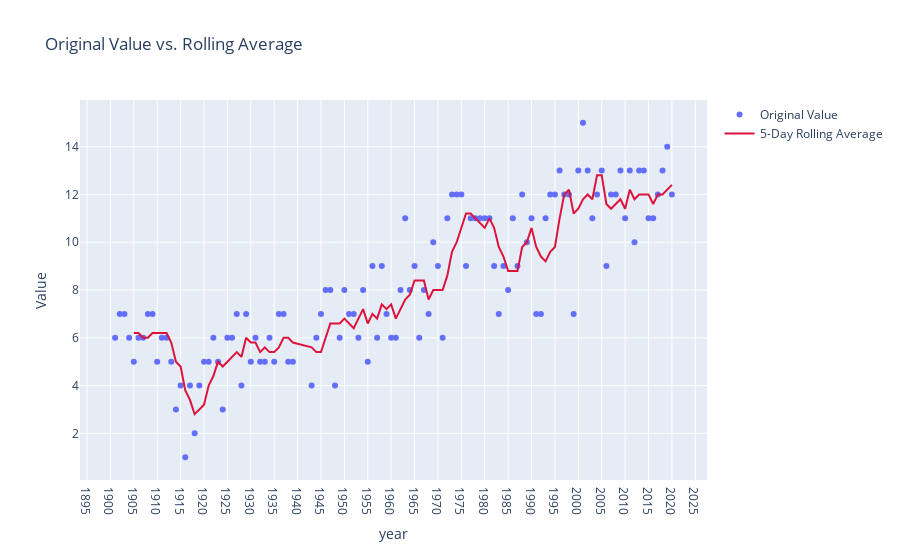

Notebook code for this chart:
### Code cell
import plotly.graph_objects as go

# Create the Plotly figure
fig = go.Figure()

# Add the original data as a scatter plot
fig.add_trace(go.Scatter(x=temp_rolling_df['year'], y=temp_rolling_df['value'], mode='markers', name='Original Value'))

# Add the rolling average as a line plot
fig.add_trace(go.Scatter(x=temp_rolling_df['year'], y=temp_rolling_df['Rolling_Average'], mode='lines', name=f'{window_size}-Day Rolling Average', line=dict(color='crimson', width=2)))

# Update layout for better readability
fig.update_layout(
    title='Original Value vs. Rolling Average',
    xaxis_title='year',
    yaxis_title='Value',
    hovermode='x unified',
)

fig.update_xaxes(
    tickmode='linear',
    dtick=5,  # tick every 1 year
    tickformat='d'  # show as integer (not scientific notation)
)

# Show the plot
fig.show()

### Figure 1 — Plotly figure (JSON) as saved in the notebook; plotly's stock layout.template omitted (floating-point values rounded to 4 significant figures)
{"data": [{"mode": "markers", "name": "Original Value", "type": "scatter", "x": [1901, 1902, 1903, 1904, 1905, 1906, 1907, 1908, 1909, 1910, 1911, 1912, 1913, 1914, 1915, 1916, 1917, 1918, 1919, 1920, 1921, 1922, 1923, 1924, 1925, 1926, 1927, 1928, 1929, 1930, 1931, 1932, 1933, 1934, 1935, 1936, 1937, 1938, 1939, 1943, 1944, 1945, 1946, 1947, 1948, 1949, 1950, 1951, 1952, 1953, 1954, 1955, 1956, 1957, 1958, 1959, 1960, 1961, 1962, 1963, 1964, 1965, 1966, 1967, 1968, 1969, 1970, 1971, 1972, 1973, 1974, 1975, 1976, 1977, 1978, 1979, 1980, 1981, 1982, 1983, 1984, 1985, 1986, 1987, 1988, 1989, 1990, 1991, 1992, 1993, 1994, 1995, 1996, 1997, 1998, 1999, 2000, 2001, 2002, 2003, 2004, 2005, 2006, 2007, 2008, 2009, 2010, 2011, 2012, 2013, 2014, 2015, 2016, 2017, 2018, 2019, 2020], "y": [6, 7, 7, 6, 5, 6, 6, 7, 7, 5, 6, 6, 5, 3, 4, 1, 4, 2, 4, 5, 5, 6, 5, 3, 6, 6, 7, 4, 7, 5, 6, 5, 5, 6, 5, 7, 7, 5, 5, 4, 6, 7, 8, 8, 4, 6, 8, 7, 7, 6, 8, 5, 9, 6, 9, 7, 6, 6, 8, 11, 8, 9, 6, 8, 7, 10, 9, 6, 11, 12, 12, 12, 9, 11, 11, 11, 11, 11, 9, 7, 9, 8, 11, 9, 12, 10, 11, 7, 7, 11, 12, 12, 13, 12, 12, 7, 13, 15, 13, 11, 12, 13, 9, 12, 12, 13, 11, 13, 10, 13, 13, 11, 11, 12, 13, 14, 12]}, {"line": {"color": "crimson", "width": 2}, "mode": "lines", "name": "5-Day Rolling Average", "type": "scatter", "x": [1901, 1902, 1903, 1904, 1905, 1906, 1907, 1908, 1909, 1910, 1911, 1912, 1913, 1914, 1915, 1916, 1917, 1918, 1919, 1920, 1921, 1922, 1923, 1924, 1925, 1926, 1927, 1928, 1929, 1930, 1931, 1932, 1933, 1934, 1935, 1936, 1937, 1938, 1939, 1943, 1944, 1945, 1946, 1947, 1948, 1949, 1950, 1951, 1952, 1953, 1954, 1955, 1956, 1957, 1958, 1959, 1960, 1961, 1962, 1963, 1964, 1965, 1966, 1967, 1968, 1969, 1970, 1971, 1972, 1973, 1974, 1975, 1976, 1977, 1978, 1979, 1980, 1981, 1982, 1983, 1984, 1985, 1986, 1987, 1988, 1989, 1990, 1991, 1992, 1993, 1994, 1995, 1996, 1997, 1998, 1999, 2000, 2001, 2002, 2003, 2004, 2005, 2006, 2007, 2008, 2009, 2010, 2011, 2012, 2013, 2014, 2015, 2016, 2017, 2018, 2019, 2020], "y": [null, null, null, null, 6.2, 6.2, 6, 6, 6.2, 6.2, 6.2, 6.2, 5.8, 5, 4.8, 3.8, 3.4, 2.8, 3, 3.2, 4, 4.4, 5, 4.8, 5, 5.2, 5.4, 5.2, 6, 5.8, 5.8, 5.4, 5.6, 5.4, 5.4, 5.6, 6, 6, 5.8, 5.6, 5.4, 5.4, 6, 6.6, 6.6, 6.6, 6.8, 6.6, 6.4, 6.8, 7.2, 6.6, 7, 6.8, 7.4, 7.2, 7.4, 6.8, 7.2, 7.6, 7.8, 8.4, 8.4, 8.4, 7.6, 8, 8, 8, 8.6, 9.6, 10, 10.6, 11.2, 11.2, 11, 10.8, 10.6, 11, 10.6, 9.8, 9.4, 8.8, 8.8, 8.8, 9.8, 10, 10.6, 9.8, 9.4, 9.2, 9.6, 9.8, 11, 12, 12.2, 11.2, 11.4, 11.8, 12, 11.8, 12.8, 12.8, 11.6, 11.4, 11.6, 11.8, 11.4, 12.2, 11.8, 12, 12, 12, 11.6, 12, 12, 12.2, 12.4]}], "layout": {"hovermode": "x unified", "title": {"text": "Original Value vs. Rolling Average"}, "xaxis": {"dtick": 5, "tickformat": "d", "tickmode": "linear", "title": {"text": "year"}}, "yaxis": {"title": {"text": "Value"}}}}
